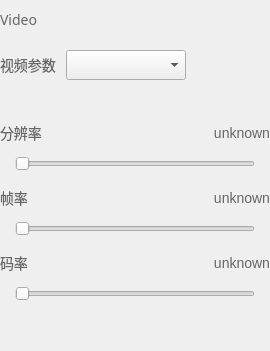
          <widget class="QWidget" name="m_zoneVideoQuality" native="true">
           <layout class="QVBoxLayout" name="verticalLayout_6">
            <property name="spacing">
             <number>0</number>
            </property>
            <property name="leftMargin">
             <number>0</number>
            </property>
            <property name="topMargin">
             <number>0</number>
            </property>
            <property name="rightMargin">
             <number>0</number>
            </property>
            <property name="bottomMargin">
             <number>0</number>
            </property>
            <item>
             <layout class="QVBoxLayout" name="verticalLayout_5">
              <property name="spacing">
               <number>0</number>
              </property>
              <property name="bottomMargin">
               <number>0</number>
              </property>
              <item>
               <spacer name="verticalSpacer_3">
                <property name="orientation">
                 <enum>Qt::Vertical</enum>
                </property>
                <property name="sizeType">
                 <enum>QSizePolicy::Fixed</enum>
                </property>
                <property name="sizeHint" stdset="0">
                 <size>
                  <width>20</width>
                  <height>10</height>
                 </size>
                </property>
               </spacer>
              </item>
              <item>
               <widget class="QLabel" name="m_lbVideo">
                <property name="font">
                 <font>
                  <family>微软雅黑</family>
                  <pointsize>-1</pointsize>
                 </font>
                </property>
                <property name="styleSheet">
                 <string notr="true">font-family: 微软雅黑;
     font-size: 14px;
	 color: #666666;</string>
                </property>
                <property name="text">
                 <string>Video</string>
                </property>
               </widget>
              </item>
              <item>
               <spacer name="verticalSpacer_5">
                <property name="orientation">
                 <enum>Qt::Vertical</enum>
                </property>
                <property name="sizeType">
                 <enum>QSizePolicy::Fixed</enum>
                </property>
                <property name="sizeHint" stdset="0">
                 <size>
                  <width>20</width>
                  <height>20</height>
                 </size>
                </property>
               </spacer>
              </item>
              <item>
               <layout class="QHBoxLayout" name="horizontalLayout_4">
                <property name="spacing">
                 <number>0</number>
                </property>
                <item>
                 <widget class="QLabel" name="label_10">
                  <property name="styleSheet">
                   <string notr="true">font-family: 微软雅黑;
     font-size: 14px;
	 color: #666666;</string>
                  </property>
                  <property name="text">
                   <string>视频参数</string>
                  </property>
                 </widget>
                </item>
                <item>
                 <spacer name="horizontalSpacer_21">
                  <property name="orientation">
                   <enum>Qt::Horizontal</enum>
                  </property>
                  <property name="sizeType">
                   <enum>QSizePolicy::Fixed</enum>
                  </property>
                  <property name="sizeHint" stdset="0">
                   <size>
                    <width>10</width>
                    <height>20</height>
                   </size>
                  </property>
                 </spacer>
                </item>
                <item>
                 <widget class="ZegoComboBox" name="m_cbVideoQuality">
                  <property name="minimumSize">
                   <size>
                    <width>120</width>
                    <height>30</height>
                   </size>
                  </property>
                 </widget>
                </item>
                <item>
                 <spacer name="horizontalSpacer_16">
                  <property name="orientation">
                   <enum>Qt::Horizontal</enum>
                  </property>
                  <property name="sizeType">
                   <enum>QSizePolicy::Fixed</enum>
                  </property>
                  <property name="sizeHint" stdset="0">
                   <size>
                    <width>30</width>
                    <height>20</height>
                   </size>
                  </property>
                 </spacer>
                </item>
                <item>
                 <spacer name="horizontalSpacer_15">
                  <property name="orientation">
                   <enum>Qt::Horizontal</enum>
                  </property>
                  <property name="sizeType">
                   <enum>QSizePolicy::Fixed</enum>
                  </property>
                  <property name="sizeHint" stdset="0">
                   <size>
                    <width>14</width>
                    <height>20</height>
                   </size>
                  </property>
                 </spacer>
                </item>
                <item>
                 <spacer name="horizontalSpacer_2">
                  <property name="orientation">
                   <enum>Qt::Horizontal</enum>
                  </property>
                  <property name="sizeHint" stdset="0">
                   <size>
                    <width>40</width>
                    <height>20</height>
                   </size>
                  </property>
                 </spacer>
                </item>
               </layout>
              </item>
              <item>
               <spacer name="verticalSpacer_6">
                <property name="orientation">
                 <enum>Qt::Vertical</enum>
                </property>
                <property name="sizeType">
                 <enum>QSizePolicy::Fixed</enum>
                </property>
                <property name="sizeHint" stdset="0">
                 <size>
                  <width>20</width>
                  <height>20</height>
                 </size>
                </property>
               </spacer>
              </item>
              <item>
               <layout class="QVBoxLayout" name="verticalLayout_15">
                <property name="spacing">
                 <number>0</number>
                </property>
                <property name="leftMargin">
                 <number>0</number>
                </property>
                <property name="topMargin">
                 <number>0</number>
                </property>
                <item>
                 <spacer name="verticalSpacer_12">
                  <property name="orientation">
                   <enum>Qt::Vertical</enum>
                  </property>
                  <property name="sizeType">
                   <enum>QSizePolicy::Fixed</enum>
                  </property>
                  <property name="sizeHint" stdset="0">
                   <size>
                    <width>22</width>
                    <height>22</height>
                   </size>
                  </property>
                 </spacer>
                </item>
                <item>
                 <layout class="QHBoxLayout" name="horizontalLayout_6">
                  <property name="spacing">
                   <number>0</number>
                  </property>
                  <item>
                   <widget class="QLabel" name="m_lbResolution">
                    <property name="styleSheet">
                     <string notr="true"> QLabel{
     font-family: 微软雅黑;
     font-size: 14px;
	 color: #666666;
 }</string>
                    </property>
                    <property name="text">
                     <string>分辨率</string>
                    </property>
                   </widget>
                  </item>
                  <item>
                   <widget class="QLabel" name="m_lbValueResolution">
                    <property name="layoutDirection">
                     <enum>Qt::LeftToRight</enum>
                    </property>
                    <property name="styleSheet">
                     <string notr="true"> QLabel{
     font-family: 微软雅黑;
     font-size: 14px;
	 color: #666666;
 }</string>
                    </property>
                    <property name="text">
                     <string>unknown</string>
                    </property>
                    <property name="alignment">
                     <set>Qt::AlignRight|Qt::AlignTrailing|Qt::AlignVCenter</set>
                    </property>
                   </widget>
                  </item>
                 </layout>
                </item>
                <item>
                 <spacer name="verticalSpacer_13">
                  <property name="orientation">
                   <enum>Qt::Vertical</enum>
                  </property>
                  <property name="sizeType">
                   <enum>QSizePolicy::Fixed</enum>
                  </property>
                  <property name="sizeHint" stdset="0">
                   <size>
                    <width>12</width>
                    <height>12</height>
                   </size>
                  </property>
                 </spacer>
                </item>
                <item>
                 <layout class="QHBoxLayout" name="horizontalLayout_8">
                  <item>
                   <widget class="ZegoStateButton" name="m_bResolutionDown">
                    <property name="minimumSize">
                     <size>
                      <width>15</width>
                      <height>15</height>
                     </size>
                    </property>
                    <property name="maximumSize">
                     <size>
                      <width>15</width>
                      <height>15</height>
                     </size>
                    </property>
                    <property name="focusPolicy">
                     <enum>Qt::TabFocus</enum>
                    </property>
                    <property name="layoutDirection">
                     <enum>Qt::LeftToRight</enum>
                    </property>
                    <property name="text">
                     <string/>
                    </property>
                    <property name="iconSize">
                     <size>
                      <width>15</width>
                      <height>15</height>
                     </size>
                    </property>
                    <property name="flat">
                     <bool>true</bool>
                    </property>
                   </widget>
                  </item>
                  <item>
                   <widget class="ZegoSlider" name="m_sliderResolution">
                    <property name="minimumSize">
                     <size>
                      <width>240</width>
                      <height>0</height>
                     </size>
                    </property>
                    <property name="maximum">
                     <number>9</number>
                    </property>
                    <property name="pageStep">
                     <number>1</number>
                    </property>
                    <property name="orientation">
                     <enum>Qt::Horizontal</enum>
                    </property>
                   </widget>
                  </item>
                  <item>
                   <widget class="ZegoStateButton" name="m_bResolutionUp">
                    <property name="minimumSize">
                     <size>
                      <width>15</width>
                      <height>15</height>
                     </size>
                    </property>
                    <property name="maximumSize">
                     <size>
                      <width>15</width>
                      <height>15</height>
                     </size>
                    </property>
                    <property name="text">
                     <string/>
                    </property>
                    <property name="flat">
                     <bool>true</bool>
                    </property>
                   </widget>
                  </item>
                 </layout>
                </item>
                <item>
                 <spacer name="verticalSpacer_14">
                  <property name="orientation">
                   <enum>Qt::Vertical</enum>
                  </property>
                  <property name="sizeType">
                   <enum>QSizePolicy::Fixed</enum>
                  </property>
                  <property name="sizeHint" stdset="0">
                   <size>
                    <width>16</width>
                    <height>16</height>
                   </size>
                  </property>
                 </spacer>
                </item>
                <item>
                 <layout class="QHBoxLayout" name="horizontalLayout_9">
                  <item>
                   <widget class="QLabel" name="m_lbFPS">
                    <property name="styleSheet">
                     <string notr="true"> QLabel{
     font-family: 微软雅黑;
     font-size: 14px;
	 color: #666666;
 }</string>
                    </property>
                    <property name="text">
                     <string>帧率</string>
                    </property>
                   </widget>
                  </item>
                  <item>
                   <widget class="QLabel" name="m_lbValueFPS">
                    <property name="styleSheet">
                     <string notr="true"> QLabel{
     font-family: 微软雅黑;
     font-size: 14px;
	 color: #666666;
 }</string>
                    </property>
                    <property name="text">
                     <string>unknown</string>
                    </property>
                    <property name="alignment">
                     <set>Qt::AlignRight|Qt::AlignTrailing|Qt::AlignVCenter</set>
                    </property>
                   </widget>
                  </item>
                 </layout>
                </item>
                <item>
                 <spacer name="verticalSpacer_15">
                  <property name="orientation">
                   <enum>Qt::Vertical</enum>
                  </property>
                  <property name="sizeType">
                   <enum>QSizePolicy::Fixed</enum>
                  </property>
                  <property name="sizeHint" stdset="0">
                   <size>
                    <width>12</width>
                    <height>12</height>
                   </size>
                  </property>
                 </spacer>
                </item>
                <item>
                 <layout class="QHBoxLayout" name="horizontalLayout_10">
                  <item>
                   <widget class="ZegoStateButton" name="m_bFPSDown">
                    <property name="minimumSize">
                     <size>
                      <width>15</width>
                      <height>15</height>
                     </size>
                    </property>
                    <property name="maximumSize">
                     <size>
                      <width>15</width>
                      <height>15</height>
                     </size>
                    </property>
                    <property name="text">
                     <string/>
                    </property>
                    <property name="flat">
                     <bool>true</bool>
                    </property>
                   </widget>
                  </item>
                  <item>
                   <widget class="ZegoSlider" name="m_sliderFPS">
                    <property name="minimumSize">
                     <size>
                      <width>240</width>
                      <height>0</height>
                     </size>
                    </property>
                    <property name="maximum">
                     <number>5</number>
                    </property>
                    <property name="pageStep">
                     <number>1</number>
                    </property>
                    <property name="orientation">
                     <enum>Qt::Horizontal</enum>
                    </property>
                   </widget>
                  </item>
                  <item>
                   <widget class="ZegoStateButton" name="m_bFPSUp">
                    <property name="minimumSize">
                     <size>
                      <width>15</width>
                      <height>15</height>
                     </size>
                    </property>
                    <property name="maximumSize">
                     <size>
                      <width>15</width>
                      <height>15</height>
                     </size>
                    </property>
                    <property name="text">
                     <string/>
                    </property>
                    <property name="flat">
                     <bool>true</bool>
                    </property>
                   </widget>
                  </item>
                 </layout>
                </item>
                <item>
                 <spacer name="verticalSpacer_16">
                  <property name="orientation">
                   <enum>Qt::Vertical</enum>
                  </property>
                  <property name="sizeType">
                   <enum>QSizePolicy::Fixed</enum>
                  </property>
                  <property name="sizeHint" stdset="0">
                   <size>
                    <width>20</width>
                    <height>16</height>
                   </size>
                  </property>
                 </spacer>
                </item>
                <item>
                 <layout class="QHBoxLayout" name="horizontalLayout_11">
                  <item>
                   <widget class="QLabel" name="m_lbBitrate">
                    <property name="styleSheet">
                     <string notr="true"> QLabel{
     font-family: 微软雅黑;
     font-size: 14px;
	 color: #666666;
 }</string>
                    </property>
                    <property name="text">
                     <string>码率</string>
                    </property>
                   </widget>
                  </item>
                  <item>
                   <widget class="QLabel" name="m_lbValueBitrate">
                    <property name="styleSheet">
                     <string notr="true"> QLabel{
     font-family: 微软雅黑;
     font-size: 14px;
	 color: #666666;
 }</string>
                    </property>
                    <property name="text">
                     <string>unknown</string>
                    </property>
                    <property name="alignment">
                     <set>Qt::AlignRight|Qt::AlignTrailing|Qt::AlignVCenter</set>
                    </property>
                   </widget>
                  </item>
                 </layout>
                </item>
                <item>
                 <spacer name="verticalSpacer_17">
                  <property name="orientation">
                   <enum>Qt::Vertical</enum>
                  </property>
                  <property name="sizeType">
                   <enum>QSizePolicy::Fixed</enum>
                  </property>
                  <property name="sizeHint" stdset="0">
                   <size>
                    <width>20</width>
                    <height>12</height>
                   </size>
                  </property>
                 </spacer>
                </item>
                <item>
                 <layout class="QHBoxLayout" name="horizontalLayout_12">
                  <item>
                   <widget class="ZegoStateButton" name="m_bBitrateDown">
                    <property name="minimumSize">
                     <size>
                      <width>15</width>
                      <height>15</height>
                     </size>
                    </property>
                    <property name="maximumSize">
                     <size>
                      <width>15</width>
                      <height>15</height>
                     </size>
                    </property>
                    <property name="text">
                     <string/>
                    </property>
                    <property name="flat">
                     <bool>true</bool>
                    </property>
                   </widget>
                  </item>
                  <item>
                   <widget class="ZegoSlider" name="m_sliderBitrate">
                    <property name="sizePolicy">
                     <sizepolicy hsizetype="Expanding" vsizetype="Fixed">
                      <horstretch>0</horstretch>
                      <verstretch>0</verstretch>
                     </sizepolicy>
                    </property>
                    <property name="minimumSize">
                     <size>
                      <width>240</width>
                      <height>0</height>
                     </size>
                    </property>
                    <property name="maximum">
                     <number>22</number>
                    </property>
                    <property name="pageStep">
                     <number>1</number>
                    </property>
                    <property name="orientation">
                     <enum>Qt::Horizontal</enum>
                    </property>
                   </widget>
                  </item>
                  <item>
                   <widget class="ZegoStateButton" name="m_bBitrateUp">
                    <property name="minimumSize">
                     <size>
                      <width>15</width>
                      <height>15</height>
                     </size>
                    </property>
                    <property name="maximumSize">
                     <size>
                      <width>15</width>
                      <height>15</height>
                     </size>
                    </property>
                    <property name="text">
                     <string/>
                    </property>
                    <property name="flat">
                     <bool>true</bool>
                    </property>
                   </widget>
                  </item>
                 </layout>
                </item>
                <item>
                 <spacer name="verticalSpacer_18">
                  <property name="orientation">
                   <enum>Qt::Vertical</enum>
                  </property>
                  <property name="sizeType">
                   <enum>QSizePolicy::Fixed</enum>
                  </property>
                  <property name="sizeHint" stdset="0">
                   <size>
                    <width>20</width>
                    <height>10</height>
                   </size>
                  </property>
                 </spacer>
                </item>
               </layout>
              </item>
              <item>
               <spacer name="verticalSpacer_8">
                <property name="orientation">
                 <enum>Qt::Vertical</enum>
                </property>
                <property name="sizeHint" stdset="0">
                 <size>
                  <width>20</width>
                  <height>40</height>
                 </size>
                </property>
               </spacer>
              </item>
             </layout>
            </item>
           </layout>
          </widget>
